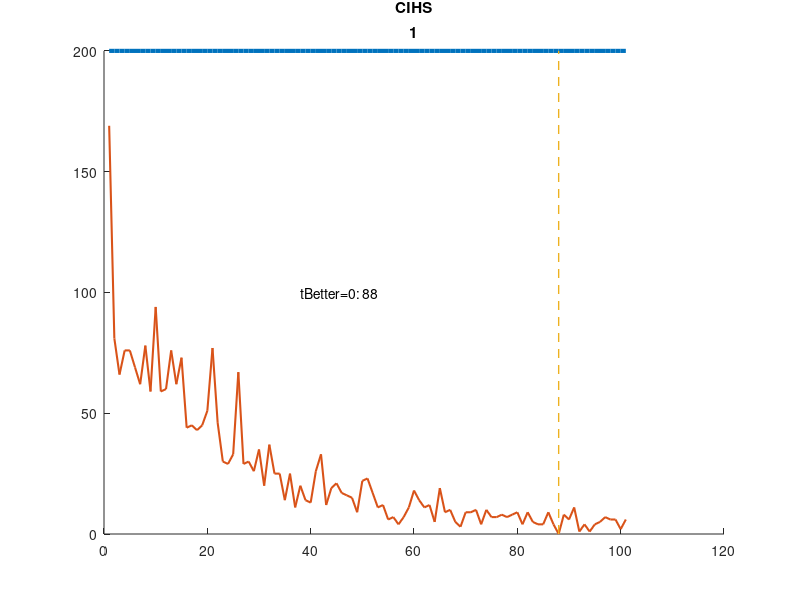
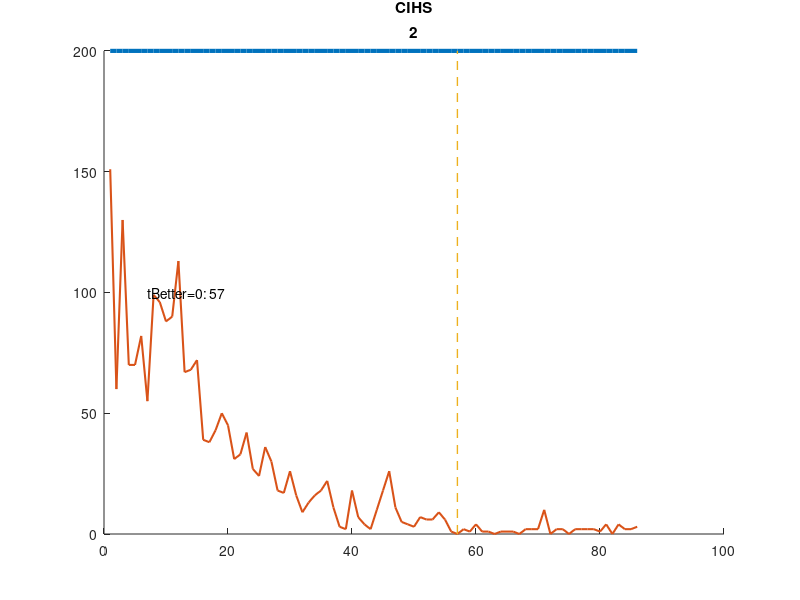
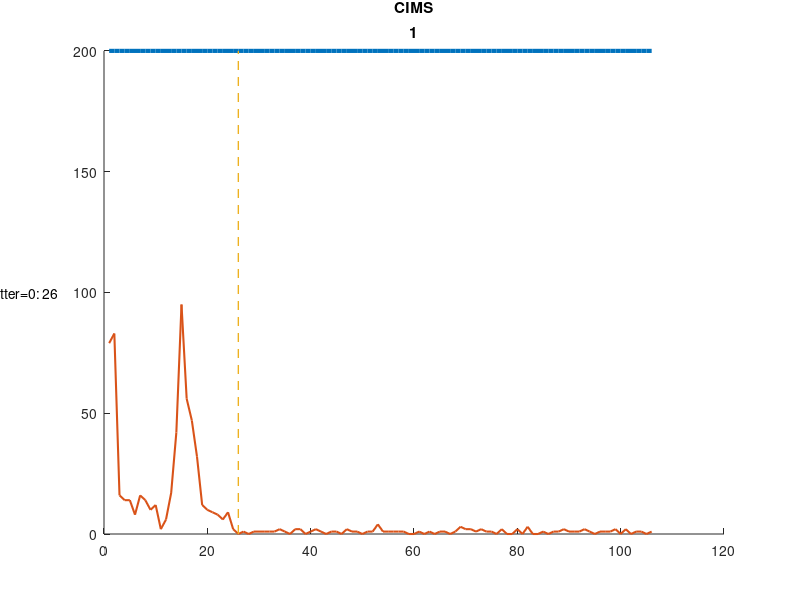
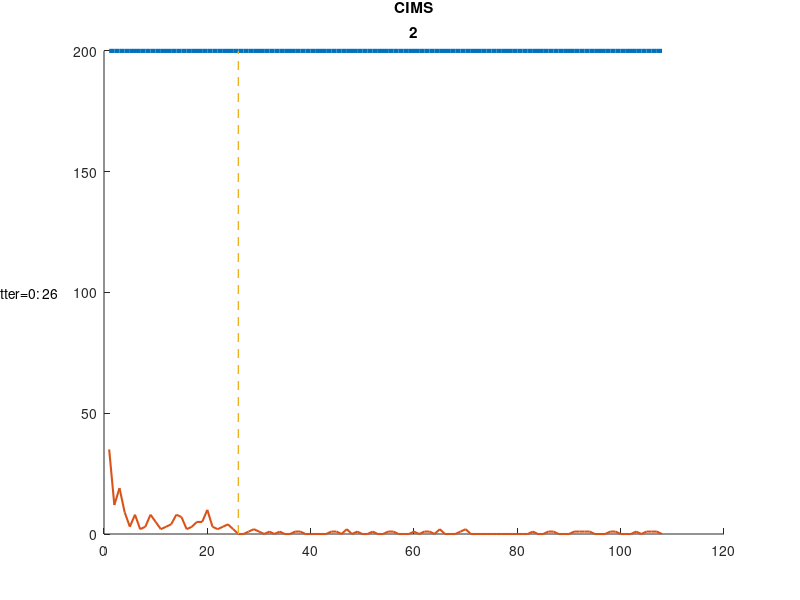

Here is the MATLAB script that generated these plots, in order:
taP1=[1.0, 1.0, 1.0, 1.0, 1.0, 1.0, 1.0, 1.0, 1.0, 1.0, 1.0, 1.0, 1.0, 1.0, 1.0, 1.0, 1.0, 1.0, 1.0, 1.0, 1.0, 1.0, 1.0, 1.0, 1.0, 1.0, 1.0, 1.0, 1.0, 1.0, 1.0, 1.0, 1.0, 1.0, 1.0, 1.0, 1.0, 1.0, 1.0, 1.0, 1.0, 1.0, 1.0, 1.0, 1.0, 1.0, 1.0, 1.0, 1.0, 1.0, 1.0, 1.0, 1.0, 1.0, 1.0, 1.0, 1.0, 1.0, 1.0, 1.0, 1.0, 1.0, 1.0, 1.0, 1.0, 1.0, 1.0, 1.0, 1.0, 1.0, 1.0, 1.0, 1.0, 1.0, 1.0, 1.0, 1.0, 1.0, 1.0, 1.0, 1.0, 1.0, 1.0, 1.0, 1.0, 1.0, 1.0, 1.0, 1.0, 1.0, 1.0, 1.0, 1.0, 1.0, 1.0, 1.0, 1.0, 1.0, 1.0, 1.0, 1.0];
taC1=[169, 81, 66, 76, 76, 69, 62, 78, 59, 94, 59, 60, 76, 62, 73, 44, 45, 43, 45, 51, 77, 46, 30, 29, 33, 67, 29, 30, 26, 35, 20, 37, 25, 25, 14, 25, 11, 20, 14, 13, 26, 33, 12, 19, 21, 17, 16, 15, 9, 22, 23, 17, 11, 12, 6, 7, 4, 7, 11, 18, 14, 11, 12, 5, 19, 9, 10, 5, 3, 9, 9, 10, 4, 10, 7, 7, 8, 7, 8, 9, 4, 9, 5, 4, 4, 9, 4, 0, 8, 6, 11, 1, 4, 1, 4, 5, 7, 6, 6, 2, 6];
tbP1=[1.0, 1.0, 1.0, 1.0, 1.0, 1.0, 1.0, 1.0, 1.0, 1.0, 1.0, 1.0, 1.0, 1.0, 1.0, 1.0, 1.0, 1.0, 1.0, 1.0, 1.0, 1.0, 1.0, 1.0, 1.0, 1.0, 1.0, 1.0, 1.0, 1.0, 1.0, 1.0, 1.0, 1.0, 1.0, 1.0, 1.0, 1.0, 1.0, 1.0, 1.0, 1.0, 1.0, 1.0, 1.0, 1.0, 1.0, 1.0, 1.0, 1.0, 1.0, 1.0, 1.0, 1.0, 1.0, 1.0, 1.0, 1.0, 1.0, 1.0, 1.0, 1.0, 1.0, 1.0, 1.0, 1.0, 1.0, 1.0, 1.0, 1.0, 1.0, 1.0, 1.0, 1.0, 1.0, 1.0, 1.0, 1.0, 1.0, 1.0, 1.0, 1.0, 1.0, 1.0, 1.0, 1.0];
tbC1=[151, 60, 130, 70, 70, 82, 55, 99, 96, 88, 90, 113, 67, 68, 72, 39, 38, 43, 50, 45, 31, 33, 42, 27, 24, 36, 30, 18, 17, 26, 16, 9, 13, 16, 18, 22, 11, 3, 2, 18, 7, 4, 2, 10, 18, 26, 11, 5, 4, 3, 7, 6, 6, 9, 6, 1, 0, 2, 1, 4, 1, 1, 0, 1, 1, 1, 0, 2, 2, 2, 10, 0, 2, 2, 0, 2, 2, 2, 2, 1, 4, 0, 4, 2, 2, 3];
taP2=[1.0, 1.0, 1.0, 1.0, 1.0, 1.0, 1.0, 1.0, 1.0, 1.0, 1.0, 1.0, 1.0, 1.0, 1.0, 1.0, 1.0, 1.0, 1.0, 1.0, 1.0, 1.0, 1.0, 1.0, 1.0, 1.0, 1.0, 1.0, 1.0, 1.0, 1.0, 1.0, 1.0, 1.0, 1.0, 1.0, 1.0, 1.0, 1.0, 1.0, 1.0, 1.0, 1.0, 1.0, 1.0, 1.0, 1.0, 1.0, 1.0, 1.0, 1.0, 1.0, 1.0, 1.0, 1.0, 1.0, 1.0, 1.0, 1.0, 1.0, 1.0, 1.0, 1.0, 1.0, 1.0, 1.0, 1.0, 1.0, 1.0, 1.0, 1.0, 1.0, 1.0, 1.0, 1.0, 1.0, 1.0, 1.0, 1.0, 1.0, 1.0, 1.0, 1.0, 1.0, 1.0, 1.0, 1.0, 1.0, 1.0, 1.0, 1.0, 1.0, 1.0, 1.0, 1.0, 1.0, 1.0, 1.0, 1.0, 1.0, 1.0, 1.0, 1.0, 1.0, 1.0, 1.0];
taC2=[79, 83, 16, 14, 14, 8, 16, 14, 10, 12, 2, 6, 17, 42, 95, 56, 47, 32, 12, 10, 9, 8, 6, 9, 2, 0, 1, 0, 1, 1, 1, 1, 1, 2, 1, 0, 2, 2, 0, 1, 2, 1, 0, 1, 1, 0, 2, 1, 1, 0, 1, 1, 4, 1, 1, 1, 1, 1, 0, 0, 1, 0, 1, 0, 1, 1, 0, 1, 3, 2, 2, 1, 2, 1, 1, 0, 2, 0, 0, 2, 0, 3, 0, 0, 1, 0, 1, 1, 2, 1, 1, 1, 2, 1, 0, 1, 1, 1, 2, 0, 2, 0, 1, 1, 0, 1];
tbP2=[1.0, 1.0, 1.0, 1.0, 1.0, 1.0, 1.0, 1.0, 1.0, 1.0, 1.0, 1.0, 1.0, 1.0, 1.0, 1.0, 1.0, 1.0, 1.0, 1.0, 1.0, 1.0, 1.0, 1.0, 1.0, 1.0, 1.0, 1.0, 1.0, 1.0, 1.0, 1.0, 1.0, 1.0, 1.0, 1.0, 1.0, 1.0, 1.0, 1.0, 1.0, 1.0, 1.0, 1.0, 1.0, 1.0, 1.0, 1.0, 1.0, 1.0, 1.0, 1.0, 1.0, 1.0, 1.0, 1.0, 1.0, 1.0, 1.0, 1.0, 1.0, 1.0, 1.0, 1.0, 1.0, 1.0, 1.0, 1.0, 1.0, 1.0, 1.0, 1.0, 1.0, 1.0, 1.0, 1.0, 1.0, 1.0, 1.0, 1.0, 1.0, 1.0, 1.0, 1.0, 1.0, 1.0, 1.0, 1.0, 1.0, 1.0, 1.0, 1.0, 1.0, 1.0, 1.0, 1.0, 1.0, 1.0, 1.0, 1.0, 1.0, 1.0, 1.0, 1.0, 1.0, 1.0, 1.0, 1.0];
tbC2=[35, 12, 19, 9, 3, 8, 2, 3, 8, 5, 2, 3, 4, 8, 7, 2, 3, 5, 5, 10, 3, 2, 3, 4, 2, 0, 0, 1, 2, 1, 0, 1, 0, 1, 0, 0, 1, 1, 0, 0, 0, 0, 0, 1, 1, 0, 2, 0, 1, 0, 0, 1, 0, 0, 1, 1, 0, 0, 0, 1, 0, 1, 1, 0, 2, 0, 0, 0, 1, 2, 0, 0, 0, 0, 0, 0, 0, 0, 0, 0, 0, 0, 1, 0, 0, 1, 1, 0, 0, 0, 1, 1, 1, 1, 0, 0, 0, 1, 1, 0, 0, 0, 1, 0, 1, 1, 1, 0];
taP3=[1.0, 1.0, 1.0, 1.0, 1.0, 1.0, 1.0, 1.0, 1.0, 1.0, 1.0, 1.0, 1.0, 1.0, 1.0, 1.0, 1.0, 1.0, 1.0, 1.0, 1.0, 1.0, 1.0, 1.0, 1.0, 1.0, 1.0, 1.0, 1.0, 1.0, 1.0, 1.0, 1.0, 1.0, 1.0, 1.0, 1.0, 1.0, 1.0, 1.0, 1.0, 1.0, 1.0, 1.0, 1.0, 1.0, 1.0, 1.0, 1.0, 1.0, 1.0, 1.0, 1.0, 1.0, 1.0, 1.0, 1.0, 1.0, 1.0, 1.0, 1.0, 1.0, 1.0, 1.0, 1.0, 1.0, 1.0, 1.0, 1.0, 1.0, 1.0, 1.0, 1.0, 1.0, 1.0, 1.0, 1.0, 1.0, 1.0, 1.0, 1.0, 1.0, 1.0, 1.0, 1.0, 1.0, 1.0, 1.0];
taC3=[8, 2, 6, 8, 8, 10, 15, 28, 24, 51, 50, 70, 57, 29, 58, 24, 10, 7, 7, 18, 25, 14, 12, 2, 13, 15, 4, 3, 4, 6, 1, 6, 3, 2, 3, 1, 1, 0, 0, 2, 0, 0, 1, 0, 0, 1, 1, 4, 2, 1, 0, 1, 0, 3, 0, 1, 0, 0, 1, 2, 2, 3, 1, 2, 0, 2, 1, 0, 2, 2, 1, 1, 2, 0, 0, 0, 0, 0, 1, 0, 0, 3, 1, 0, 0, 1, 1, 2];
tbP3=[1.0, 1.0, 1.0, 1.0, 1.0, 1.0, 1.0, 1.0, 1.0, 1.0, 1.0, 1.0, 1.0, 1.0, 1.0, 1.0, 1.0, 1.0, 1.0, 1.0, 1.0, 1.0, 1.0, 1.0, 1.0, 1.0, 1.0, 1.0, 1.0, 1.0, 1.0, 1.0, 1.0, 1.0, 1.0, 1.0, 1.0, 1.0, 1.0, 1.0, 1.0, 1.0, 1.0, 1.0, 1.0, 1.0, 1.0, 1.0, 1.0, 1.0, 1.0, 1.0, 1.0, 1.0, 1.0, 1.0, 1.0, 1.0, 1.0, 1.0, 1.0, 1.0, 1.0, 1.0, 1.0, 1.0, 1.0, 1.0, 1.0, 1.0, 1.0, 1.0, 1.0, 1.0, 1.0, 1.0, 1.0, 1.0, 1.0, 1.0, 1.0, 1.0, 1.0, 1.0, 1.0, 1.0, 1.0, 1.0, 1.0, 1.0, 1.0, 1.0, 1.0, 1.0, 1.0, 1.0, 1.0, 1.0, 1.0, 1.0, 1.0, 1.0];
tbC3=[0, 3, 2, 2, 2, 13, 18, 12, 16, 7, 15, 19, 22, 19, 26, 19, 12, 8, 15, 14, 14, 9, 12, 11, 11, 9, 9, 7, 16, 11, 12, 7, 9, 6, 8, 5, 6, 6, 6, 5, 8, 11, 7, 12, 6, 5, 3, 4, 9, 6, 10, 6, 3, 6, 5, 5, 3, 5, 3, 4, 3, 8, 4, 10, 4, 7, 3, 7, 3, 4, 6, 6, 5, 3, 6, 7, 5, 10, 5, 3, 5, 4, 2, 6, 3, 3, 5, 5, 2, 3, 4, 3, 4, 2, 5, 3, 5, 4, 2, 1, 5, 2];
taP4=[1.0, 1.0, 1.0, 1.0, 1.0, 1.0, 1.0, 1.0, 1.0, 1.0, 1.0, 1.0, 1.0, 1.0, 1.0, 1.0, 1.0, 1.0, 1.0, 1.0, 1.0, 1.0, 1.0, 1.0, 1.0, 1.0, 1.0, 1.0, 1.0, 1.0, 1.0, 1.0, 1.0, 1.0, 1.0, 1.0, 1.0, 1.0, 1.0, 1.0, 1.0, 1.0, 1.0, 1.0, 1.0, 1.0, 1.0, 1.0, 1.0, 1.0, 1.0, 1.0, 1.0, 1.0, 1.0, 1.0, 1.0, 1.0, 1.0, 1.0, 1.0, 1.0, 1.0, 1.0, 1.0, 1.0, 1.0, 1.0, 1.0, 1.0, 1.0, 1.0, 1.0, 1.0, 1.0, 1.0, 1.0, 1.0, 1.0, 1.0, 1.0, 1.0, 1.0, 1.0, 1.0, 1.0, 1.0, 1.0, 1.0, 1.0];
taC4=[170, 190, 167, 148, 119, 111, 112, 111, 49, 53, 23, 13, 6, 6, 10, 10, 6, 4, 2, 0, 0, 1, 4, 0, 6, 0, 2, 2, 1, 0, 2, 0, 0, 2, 0, 1, 0, 0, 0, 0, 0, 0, 3, 4, 4, 3, 2, 0, 4, 0, 1, 3, 4, 0, 2, 5, 1, 0, 0, 3, 0, 1, 3, 1, 0, 0, 1, 1, 2, 3, 1, 1, 1, 0, 0, 1, 1, 1, 0, 0, 0, 0, 0, 1, 1, 0, 0, 1, 0, 0];
tbP4=[1.0, 1.0, 1.0, 1.0, 1.0, 1.0, 1.0, 1.0, 1.0, 1.0, 1.0, 1.0, 1.0, 1.0, 1.0, 1.0, 1.0, 1.0, 1.0, 1.0, 1.0, 1.0, 1.0, 1.0, 1.0, 1.0, 1.0, 1.0, 1.0, 1.0, 1.0, 1.0, 1.0, 1.0, 1.0, 1.0, 1.0, 1.0, 1.0, 1.0, 1.0, 1.0, 1.0, 1.0, 1.0, 1.0, 1.0, 1.0, 1.0, 1.0, 1.0, 1.0, 1.0, 1.0, 1.0, 1.0, 1.0, 1.0, 1.0, 1.0, 1.0, 1.0, 1.0, 1.0, 1.0, 1.0, 1.0, 1.0, 1.0, 1.0, 1.0, 1.0, 1.0, 1.0, 1.0, 1.0, 1.0, 1.0, 1.0, 1.0, 1.0, 1.0, 1.0, 1.0, 1.0, 1.0, 1.0, 1.0, 1.0];
tbC4=[185, 194, 185, 179, 155, 83, 96, 79, 32, 30, 17, 25, 25, 11, 17, 6, 9, 20, 6, 7, 6, 12, 4, 16, 9, 11, 4, 5, 6, 6, 5, 8, 6, 16, 16, 16, 16, 15, 22, 20, 37, 38, 27, 29, 11, 11, 13, 16, 16, 13, 14, 0, 5, 2, 2, 3, 0, 4, 4, 0, 0, 12, 1, 0, 2, 0, 1, 2, 0, 2, 4, 0, 2, 0, 2, 0, 0, 0, 4, 2, 2, 0, 0, 0, 0, 3, 0, 0, 0];
taP5=[1.0, 1.0, 1.0, 1.0, 1.0, 1.0, 1.0, 1.0, 1.0, 1.0, 1.0, 1.0, 1.0, 1.0, 1.0, 1.0, 1.0, 1.0, 1.0, 1.0, 1.0, 1.0, 1.0, 1.0, 1.0, 1.0, 1.0, 1.0, 1.0, 1.0, 1.0, 1.0, 1.0, 1.0, 1.0, 1.0, 1.0, 1.0, 1.0, 1.0, 1.0, 1.0, 1.0, 1.0, 1.0, 1.0, 1.0, 1.0, 1.0, 1.0, 1.0, 1.0, 1.0, 1.0, 1.0, 1.0, 1.0, 1.0, 1.0, 1.0, 1.0, 1.0, 1.0, 1.0, 1.0, 1.0, 1.0, 1.0, 1.0, 1.0, 1.0, 1.0, 1.0, 1.0, 1.0, 1.0, 1.0, 1.0, 1.0, 1.0, 1.0, 1.0, 1.0, 1.0, 1.0, 1.0, 1.0, 1.0, 1.0, 1.0, 1.0, 1.0, 1.0, 1.0, 1.0, 1.0, 1.0, 1.0, 1.0];
taC5=[3, 5, 3, 0, 3, 2, 1, 0, 3, 3, 0, 0, 0, 0, 1, 0, 1, 0, 0, 0, 2, 1, 1, 2, 0, 0, 0, 0, 1, 2, 2, 0, 0, 0, 3, 1, 2, 0, 0, 0, 0, 0, 1, 0, 0, 2, 0, 0, 0, 0, 0, 0, 0, 0, 0, 0, 0, 0, 0, 0, 0, 2, 0, 0, 0, 0, 0, 0, 0, 0, 0, 0, 0, 2, 0, 0, 0, 0, 0, 1, 0, 0, 0, 0, 0, 0, 0, 0, 0, 0, 0, 1, 0, 0, 0, 0, 0, 0, 0];
tbP5=[1.0, 1.0, 1.0, 1.0, 1.0, 1.0, 1.0, 1.0, 1.0, 1.0, 1.0, 1.0, 1.0, 1.0, 1.0, 1.0, 1.0, 1.0, 1.0, 1.0, 1.0, 1.0, 1.0, 1.0, 1.0, 1.0, 1.0, 1.0, 1.0, 1.0, 1.0, 1.0, 1.0, 1.0, 1.0, 1.0, 1.0, 1.0, 1.0, 1.0, 1.0, 1.0, 1.0, 1.0, 1.0, 1.0, 1.0, 1.0, 1.0, 1.0, 1.0, 1.0, 1.0, 1.0, 1.0, 1.0, 1.0, 1.0, 1.0, 1.0, 1.0, 1.0, 1.0, 1.0, 1.0, 1.0, 1.0, 1.0, 1.0, 1.0, 1.0, 1.0, 1.0, 1.0, 1.0, 1.0, 1.0, 1.0, 1.0, 1.0, 1.0, 1.0, 1.0, 1.0, 1.0, 1.0, 1.0, 1.0];
tbC5=[57, 21, 6, 6, 6, 16, 12, 18, 10, 4, 9, 15, 16, 10, 12, 6, 10, 6, 9, 2, 11, 12, 12, 11, 4, 6, 8, 10, 9, 6, 8, 5, 13, 11, 6, 7, 6, 10, 5, 7, 5, 2, 9, 13, 6, 10, 10, 8, 2, 15, 8, 13, 12, 2, 13, 12, 10, 7, 3, 10, 2, 12, 2, 12, 4, 9, 4, 4, 2, 3, 8, 2, 9, 8, 9, 8, 10, 14, 6, 6, 17, 15, 2, 15, 6, 2, 6, 4];
taP6=[1.0, 1.0, 1.0, 1.0, 1.0, 1.0, 1.0, 1.0, 1.0, 1.0, 1.0, 1.0, 1.0, 1.0, 1.0, 1.0, 1.0, 1.0, 1.0, 1.0, 1.0, 1.0, 1.0, 1.0, 1.0, 1.0, 1.0, 1.0, 1.0, 1.0, 1.0, 1.0, 1.0, 1.0, 1.0, 1.0, 1.0, 1.0, 1.0, 1.0, 1.0, 1.0, 1.0, 1.0, 1.0, 1.0, 1.0, 1.0, 1.0, 1.0, 1.0, 1.0, 1.0, 1.0, 1.0, 1.0, 1.0, 1.0, 1.0, 1.0, 1.0, 1.0, 1.0, 1.0, 1.0, 1.0, 1.0, 1.0, 1.0, 1.0, 1.0, 1.0, 1.0, 1.0, 1.0, 1.0, 1.0, 1.0, 1.0, 1.0, 1.0, 1.0, 1.0, 1.0, 1.0, 1.0, 1.0, 1.0];
taC6=[4, 1, 0, 0, 2, 0, 2, 0, 0, 0, 0, 2, 0, 0, 5, 0, 2, 0, 2, 0, 2, 0, 0, 0, 0, 0, 0, 0, 0, 0, 0, 2, 0, 0, 0, 0, 2, 2, 0, 2, 0, 4, 2, 4, 3, 0, 0, 0, 0, 0, 0, 0, 0, 0, 0, 1, 0, 0, 0, 0, 0, 0, 0, 0, 0, 0, 0, 0, 0, 0, 0, 0, 0, 0, 0, 0, 0, 0, 0, 0, 0, 0, 0, 0, 0, 0, 0, 0];
tbP6=[1.0, 1.0, 1.0, 1.0, 1.0, 1.0, 1.0, 1.0, 1.0, 1.0, 1.0, 1.0, 1.0, 1.0, 1.0, 1.0, 1.0, 1.0, 1.0, 1.0, 1.0, 1.0, 1.0, 1.0, 1.0, 1.0, 1.0, 1.0, 1.0, 1.0, 1.0, 1.0, 1.0, 1.0, 1.0, 1.0, 1.0, 1.0, 1.0, 1.0, 1.0, 1.0, 1.0, 1.0, 1.0, 1.0, 1.0, 1.0, 1.0, 1.0, 1.0, 1.0, 1.0, 1.0, 1.0, 1.0, 1.0, 1.0, 1.0, 1.0, 1.0, 1.0, 1.0, 1.0, 1.0, 1.0, 1.0, 1.0, 1.0, 1.0, 1.0, 1.0, 1.0, 1.0, 1.0, 1.0, 1.0, 1.0, 1.0, 1.0, 1.0, 1.0, 1.0, 1.0, 1.0, 1.0, 1.0, 1.0, 1.0, 1.0, 1.0, 1.0, 1.0, 1.0];
tbC6=[10, 2, 3, 0, 0, 0, 0, 0, 0, 0, 0, 0, 0, 0, 0, 0, 0, 0, 0, 0, 0, 0, 0, 0, 0, 0, 0, 0, 0, 0, 0, 0, 0, 0, 0, 0, 0, 0, 0, 0, 0, 0, 0, 8, 18, 22, 18, 25, 4, 10, 0, 1, 0, 2, 7, 2, 0, 0, 0, 2, 2, 4, 0, 4, 2, 1, 0, 0, 1, 0, 2, 2, 0, 0, 2, 4, 0, 4, 2, 0, 0, 0, 2, 6, 2, 0, 0, 2, 0, 0, 4, 0, 0, 0];
taP7=[1.0, 1.0, 1.0, 1.0, 1.0, 1.0, 1.0, 1.0, 1.0, 1.0, 1.0, 1.0, 1.0, 1.0, 1.0, 1.0, 1.0, 1.0, 1.0, 1.0, 1.0, 1.0, 1.0, 1.0, 1.0, 1.0, 1.0, 1.0, 1.0, 1.0, 1.0, 1.0, 1.0, 1.0, 1.0, 1.0, 1.0, 1.0, 1.0, 1.0, 1.0, 1.0, 1.0, 1.0, 1.0, 1.0, 1.0, 1.0, 1.0, 1.0, 1.0, 1.0, 1.0, 1.0, 1.0, 1.0, 1.0, 1.0, 1.0, 1.0, 1.0, 1.0, 1.0, 1.0, 1.0, 1.0, 1.0, 1.0, 1.0, 1.0, 1.0, 1.0, 1.0, 1.0, 1.0, 1.0, 1.0, 1.0, 1.0, 1.0, 1.0, 1.0, 1.0, 1.0, 1.0, 1.0, 1.0, 1.0, 1.0, 1.0, 1.0, 1.0, 1.0, 1.0, 1.0, 1.0];
taC7=[28, 100, 125, 138, 149, 137, 91, 105, 116, 111, 120, 80, 100, 77, 61, 42, 62, 43, 70, 43, 64, 57, 25, 16, 18, 21, 24, 13, 18, 28, 3, 19, 8, 6, 3, 12, 9, 6, 10, 5, 5, 8, 1, 6, 1, 3, 4, 0, 3, 1, 5, 0, 1, 3, 2, 1, 5, 0, 4, 1, 2, 0, 5, 0, 0, 1, 2, 0, 2, 1, 1, 2, 0, 0, 0, 0, 0, 1, 1, 0, 0, 1, 0, 3, 0, 0, 1, 0, 0, 2, 0, 2, 0, 1, 1, 0];
tbP7=[1.0, 1.0, 1.0, 1.0, 1.0, 1.0, 1.0, 1.0, 1.0, 1.0, 1.0, 1.0, 1.0, 1.0, 1.0, 1.0, 1.0, 1.0, 1.0, 1.0, 1.0, 1.0, 1.0, 1.0, 1.0, 1.0, 1.0, 1.0, 1.0, 1.0, 1.0, 1.0, 1.0, 1.0, 1.0, 1.0, 1.0, 1.0, 1.0, 1.0, 1.0, 1.0, 1.0, 1.0, 1.0, 1.0, 1.0, 1.0, 1.0, 1.0, 1.0, 1.0, 1.0, 1.0, 1.0, 1.0, 1.0, 1.0, 1.0, 1.0, 1.0, 1.0, 1.0, 1.0, 1.0, 1.0, 1.0, 1.0, 1.0, 1.0, 1.0, 1.0, 1.0, 1.0, 1.0, 1.0, 1.0, 1.0, 1.0, 1.0, 1.0, 1.0, 1.0, 1.0];
tbC7=[157, 71, 63, 123, 89, 73, 38, 92, 73, 63, 55, 75, 72, 73, 66, 15, 12, 17, 12, 11, 23, 23, 13, 19, 22, 19, 24, 21, 19, 25, 36, 17, 17, 11, 8, 7, 16, 21, 21, 10, 11, 6, 14, 9, 2, 5, 15, 5, 6, 2, 4, 6, 0, 3, 6, 1, 3, 5, 2, 2, 6, 5, 2, 0, 1, 1, 0, 1, 2, 1, 3, 1, 0, 2, 0, 0, 1, 0, 0, 0, 0, 0, 0, 0];
taP8=[1.0, 1.0, 1.0, 1.0, 1.0, 1.0, 1.0, 1.0, 1.0, 1.0, 1.0, 1.0, 1.0, 1.0, 1.0, 1.0, 1.0, 1.0, 1.0, 1.0, 1.0, 1.0, 1.0, 1.0, 1.0, 1.0, 1.0, 1.0, 1.0, 1.0, 1.0, 1.0, 1.0, 1.0, 1.0, 1.0, 1.0, 1.0, 1.0, 1.0, 1.0, 1.0, 1.0, 1.0, 1.0, 1.0, 1.0, 1.0, 1.0, 1.0, 1.0, 1.0, 1.0, 1.0, 1.0, 1.0, 1.0, 1.0, 1.0, 1.0, 1.0, 1.0, 1.0, 1.0, 1.0, 1.0, 1.0, 1.0, 1.0, 1.0, 1.0, 1.0, 1.0, 1.0, 1.0, 1.0, 1.0, 1.0, 1.0, 1.0, 1.0, 1.0, 1.0, 1.0, 1.0, 1.0, 1.0, 1.0, 1.0, 1.0, 1.0, 1.0, 1.0, 1.0, 1.0, 1.0, 1.0, 1.0, 1.0];
taC8=[164, 99, 7, 3, 5, 11, 7, 5, 0, 18, 20, 7, 5, 0, 2, 2, 0, 5, 0, 0, 2, 0, 0, 2, 0, 0, 3, 0, 0, 2, 0, 2, 0, 0, 0, 2, 2, 0, 0, 0, 3, 0, 0, 5, 2, 0, 0, 0, 0, 1, 0, 0, 0, 0, 0, 2, 0, 0, 0, 0, 0, 0, 1, 4, 0, 0, 0, 0, 1, 0, 0, 1, 2, 0, 0, 0, 0, 0, 0, 0, 1, 2, 0, 2, 2, 0, 0, 3, 1, 1, 0, 0, 0, 0, 0, 0, 2, 2, 0];
tbP8=[1.0, 1.0, 1.0, 1.0, 1.0, 1.0, 1.0, 1.0, 1.0, 1.0, 1.0, 1.0, 1.0, 1.0, 1.0, 1.0, 1.0, 1.0, 1.0, 1.0, 1.0, 1.0, 1.0, 1.0, 1.0, 1.0, 1.0, 1.0, 1.0, 1.0, 1.0, 1.0, 1.0, 1.0, 1.0, 1.0, 1.0, 1.0, 1.0, 1.0, 1.0, 1.0, 1.0, 1.0, 1.0, 1.0, 1.0, 1.0, 1.0, 1.0, 1.0, 1.0, 1.0, 1.0, 1.0, 1.0, 1.0, 1.0, 1.0, 1.0, 1.0, 1.0, 1.0, 1.0, 1.0, 1.0, 1.0, 1.0, 1.0, 1.0, 1.0, 1.0, 1.0, 1.0, 1.0, 1.0, 1.0, 1.0, 1.0, 1.0, 1.0, 1.0, 1.0];
tbC8=[137, 61, 31, 17, 8, 10, 10, 6, 8, 4, 35, 22, 36, 8, 0, 0, 1, 2, 0, 0, 1, 0, 1, 0, 0, 0, 0, 0, 0, 0, 0, 0, 0, 1, 0, 0, 0, 0, 0, 0, 0, 0, 0, 0, 0, 0, 0, 0, 0, 0, 0, 0, 0, 0, 0, 0, 0, 0, 0, 0, 0, 0, 0, 0, 0, 0, 0, 0, 0, 0, 0, 0, 0, 0, 0, 0, 0, 0, 0, 0, 0, 0, 0];
taP9=[1.0, 1.0, 1.0, 1.0, 1.0, 1.0, 1.0, 1.0, 1.0, 1.0, 1.0, 1.0, 1.0, 1.0, 1.0, 1.0, 1.0, 1.0, 1.0, 1.0, 1.0, 1.0, 1.0, 1.0, 1.0, 1.0, 1.0, 1.0, 1.0, 1.0, 1.0, 1.0, 1.0, 1.0, 1.0, 1.0, 1.0, 1.0, 1.0, 1.0, 1.0, 1.0, 1.0, 1.0, 1.0, 1.0, 1.0, 1.0, 1.0, 1.0, 1.0, 1.0, 1.0, 1.0, 1.0, 1.0, 1.0, 1.0, 1.0, 1.0, 1.0, 1.0, 1.0, 1.0, 1.0, 1.0, 1.0, 1.0, 1.0, 1.0, 1.0, 1.0, 1.0, 1.0, 1.0, 1.0, 1.0, 1.0, 1.0, 1.0, 1.0, 1.0, 1.0, 1.0, 1.0, 1.0, 1.0, 1.0, 1.0, 1.0, 1.0, 1.0, 1.0, 1.0, 1.0];
taC9=[25, 5, 2, 2, 1, 2, 1, 0, 3, 0, 0, 0, 0, 1, 0, 2, 0, 0, 0, 0, 6, 6, 3, 2, 0, 0, 0, 4, 0, 0, 0, 0, 0, 0, 0, 0, 0, 1, 0, 0, 0, 0, 0, 0, 0, 0, 2, 0, 0, 0, 0, 3, 0, 0, 0, 0, 0, 0, 0, 0, 0, 0, 1, 0, 0, 0, 0, 0, 0, 0, 0, 0, 2, 0, 0, 0, 0, 0, 0, 0, 0, 0, 0, 0, 0, 0, 2, 0, 0, 1, 0, 0, 0, 2, 0];
tbP9=[1.0, 1.0, 1.0, 1.0, 1.0, 1.0, 1.0, 1.0, 1.0, 1.0, 1.0, 1.0, 1.0, 1.0, 1.0, 1.0, 1.0, 1.0, 1.0, 1.0, 1.0, 1.0, 1.0, 1.0, 1.0, 1.0, 1.0, 1.0, 1.0, 1.0, 1.0, 1.0, 1.0, 1.0, 1.0, 1.0, 1.0, 1.0, 1.0, 1.0, 1.0, 1.0, 1.0, 1.0, 1.0, 1.0, 1.0, 1.0, 1.0, 1.0, 1.0, 1.0, 1.0, 1.0, 1.0, 1.0, 1.0, 1.0, 1.0, 1.0, 1.0, 1.0, 1.0, 1.0, 1.0, 1.0, 1.0, 1.0, 1.0, 1.0, 1.0, 1.0, 1.0, 1.0, 1.0, 1.0, 1.0, 1.0, 1.0, 1.0, 1.0, 1.0, 1.0, 1.0];
tbC9=[72, 2, 0, 1, 4, 2, 2, 5, 4, 1, 0, 0, 0, 0, 0, 0, 0, 0, 0, 0, 0, 0, 0, 0, 0, 0, 0, 0, 0, 0, 0, 0, 2, 0, 1, 2, 2, 0, 0, 0, 0, 0, 0, 2, 1, 1, 0, 0, 0, 0, 1, 2, 0, 2, 0, 0, 0, 0, 0, 0, 2, 2, 2, 0, 0, 0, 0, 4, 0, 0, 0, 0, 0, 0, 0, 2, 3, 2, 0, 0, 0, 0, 0, 5];

taP = {taP1, taP2, taP3, taP4, taP5, taP6, taP7, taP8, taP9};
tbP = {tbP1, tbP2, tbP3, tbP4, tbP5, tbP6, tbP7, tbP8, tbP9};
taC = {taC1, taC2, taC3, taC4, taC5, taC6, taC7, taC8, taC9};
tbC = {tbC1, tbC2, tbC3, tbC4, tbC5, tbC6, tbC7, tbC8, tbC9};

problemNames = {'CIHS', 'CIMS', 'CILS', 'PIHS', 'PIMS', 'PILS', 'NIHS', 'NIMS', 'NILS'};
algorithmType = '_fixedP0.1';

for problemId = 1:9
    for taskId = 1:2
        if taskId == 1
            y1 = cell2mat(taP(problemId)) * 100 * 2;
            y2 = cell2mat(taC(problemId));
        else
            y1 = cell2mat(tbP(problemId)) * 100 * 2;
            y2 = cell2mat(tbC(problemId));
        end

        fig = figure;
        ttl = [problemNames(problemId), '_', num2str(taskId)]; 
        title(ttl);
        hold on;
        plot(y1, 'linewidth', 3);
        hold on; 
        plot(y2, 'linewidth', 1.5); 
        hold on; 
        v = find(y2==0); 
        if (length(v) >= 1)
            line([v(1), v(1)], [0, max(y1)],'LineStyle', '--', 'linewidth', 1); 
            hold on;
            txt = ['tBetter=0: ', num2str(v(1))];text(v(1)-50, max(y1)/2, txt);
            hold on;
        end

        
        frame = getframe(fig);
        img = frame2im(frame);

        folder = ['figs/', char(problemNames(problemId)), '/imgs'];
        if not(isfolder(folder))
            mkdir(folder)
        end
        imgName = [folder, '/', char(problemNames(problemId)), '_', num2str(taskId), algorithmType, '.png'];
        imwrite(img, imgName)
        
        folder = ['figs/', char(problemNames(problemId)), '/figs'];
        if not(isfolder(folder))
            mkdir(folder)
        end;
        figName = [folder, '/', char(problemNames(problemId)), '_', num2str(taskId), algorithmType, '.fig'];
        savefig(figName)
        
        close();
        
        fprintf('%6.2f\n', trapz(y2) / trapz(y1));
    end
end